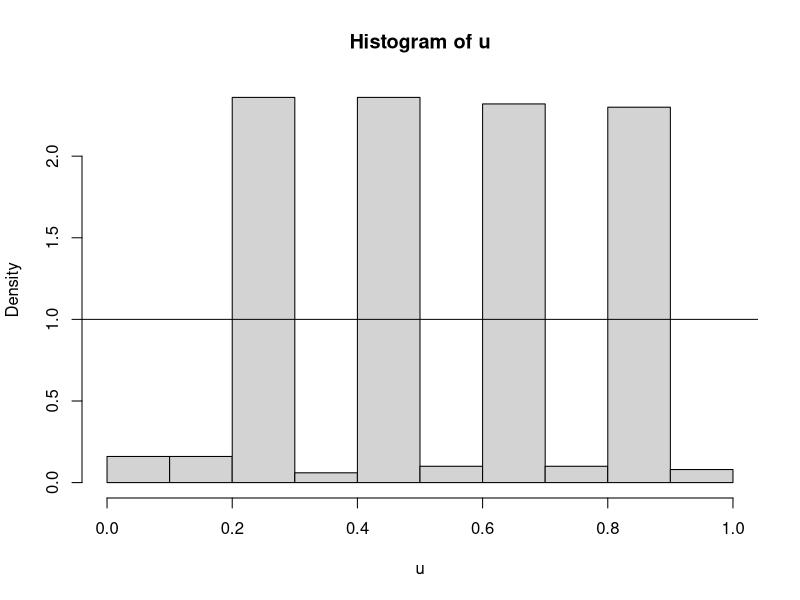
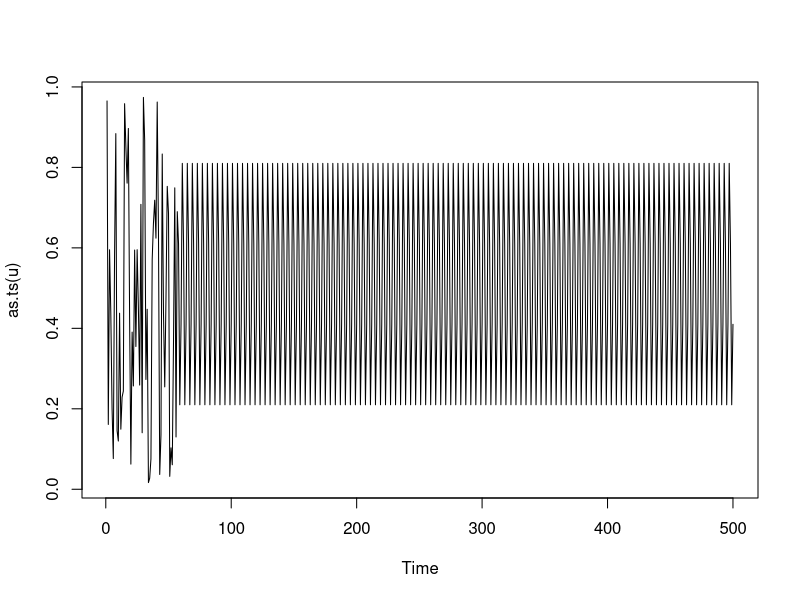
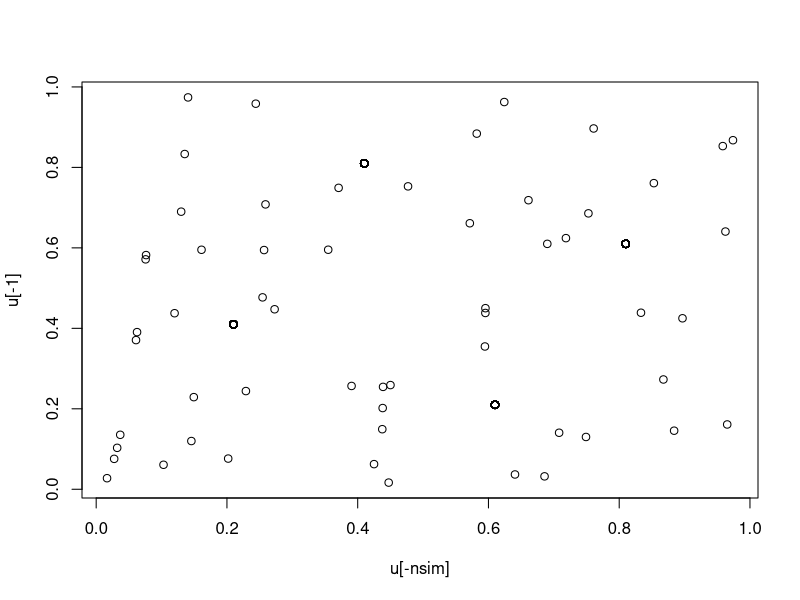
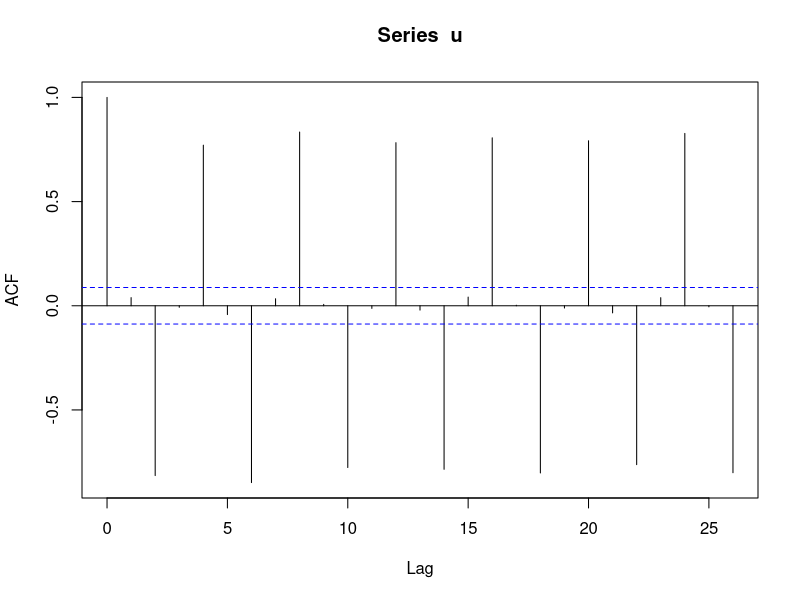

Here is the R script that generated these plots, in order:
## ---- chunk 1
knitr::opts_chunk$set(echo = TRUE)
## ---- chunk 2
# ==================================================================
# Generador Von Neumann de números pseudoaleatorios
# ==================================================================

# Borrar todos los objetos (problemas semilla)
rm(list=ls(all=TRUE))

# ------------------------------------------------------------------
# initRANDVN(semilla,n)
#   Inicia el generador 
#   n número de digitos centrales, 4 por defecto (debe ser un nº par)
#   Por defecto semilla del reloj
#   OJO: No se hace ninguna verificación de los parámetros
# ------------------------------------------------------------------
initRANDVN <- function(semilla=as.numeric(Sys.time()), n=4) {
  .semilla <<- as.double(semilla) %% 10^n  #Cálculos en doble precisión
  .n <<- n
  .aux <<- 10^(2*n-n/2)
  .aux2 <<- 10^(n/2)
  return(invisible(list(semilla=.semilla,n=.n)))
}

# ------------------------------------------------------------------
# RANDVN()
#   Genera un valor pseudoaleatorio con el generador de Von Neumann
#   Actualiza la semilla (si no existe llama a initRANDVN)
# ------------------------------------------------------------------
RANDVN <- function() {
    if (!exists(".semilla", envir=globalenv())) initRANDVN()
    z <- .semilla^2
    .semilla <<- trunc((z-trunc(z/.aux)*.aux)/.aux2)
    return(.semilla/10^.n)
}

# ------------------------------------------------------------------
# RANDVNN(n)
#   Genera un vector de valores pseudoaleatorios con el generador congruencial
#   (por defecto de dimensión 1000)
#   Actualiza la semilla (si no existe llama a initRANDVN)
# ------------------------------------------------------------------
RANDVNN <- function(n=1000) {
    x <- numeric(n)
    for(i in 1:n) x[i] <- RANDVN()
    return(x)
    # return(replicate(n,RANDVN()))  # Alternativa más rápida
}
## ---- chunk 3
initRANDVN(1722)
nsim <- 500
system.time(u <- RANDVNN(nsim))
hist(u, freq = FALSE)
abline(h = 1)

## ---- chunk 4
plot(as.ts(u))
## ---- chunk 5
plot(u[-nsim],u[-1])
## ---- chunk 6
acf(u)
